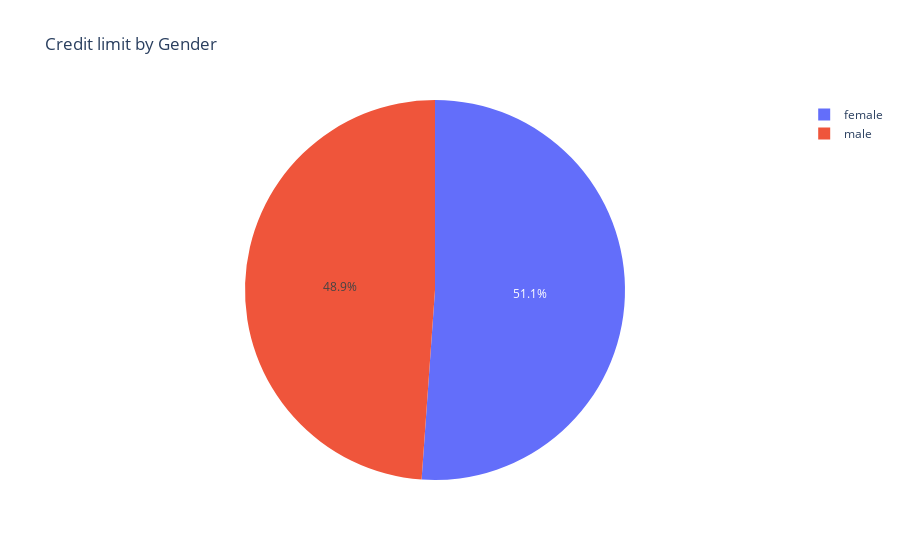

Notebook cell for this chart:
### Markdown cell above
## Average Credit limit by Gender

### Code cell
# Average credit limit by gender
avgCreditGender = df1.groupby('sex')['limit_balance'].mean().sort_values(ascending=False).reset_index()

# urutan
urutanGender = {1: 'male', 2: 'female'}

# apply urutan
avgCreditGender['sex'] = avgCreditGender['sex'].map(urutanGender)

fig = px.pie(avgCreditGender, names="sex", 
              values="limit_balance", 
              title="Credit limit by Gender",
              hover_data=["limit_balance"], 
              )
fig.show()

avgCreditGender

### Figure 1 — Plotly figure (JSON) as saved in the notebook; plotly's stock layout.template omitted (floating-point values rounded to 4 significant figures)
{"data": [{"customdata": [[166200.0], [158900.0]], "domain": {"x": [0, 1], "y": [0, 1]}, "hovertemplate": "sex=%{label}<br>limit_balance=%{customdata[0]}<extra></extra>", "labels": ["female", "male"], "legendgroup": "", "name": "", "showlegend": true, "type": "pie", "values": [166200.0, 158900.0]}], "layout": {"legend": {"tracegroupgap": 0}, "title": {"text": "Credit limit by Gender"}}}
